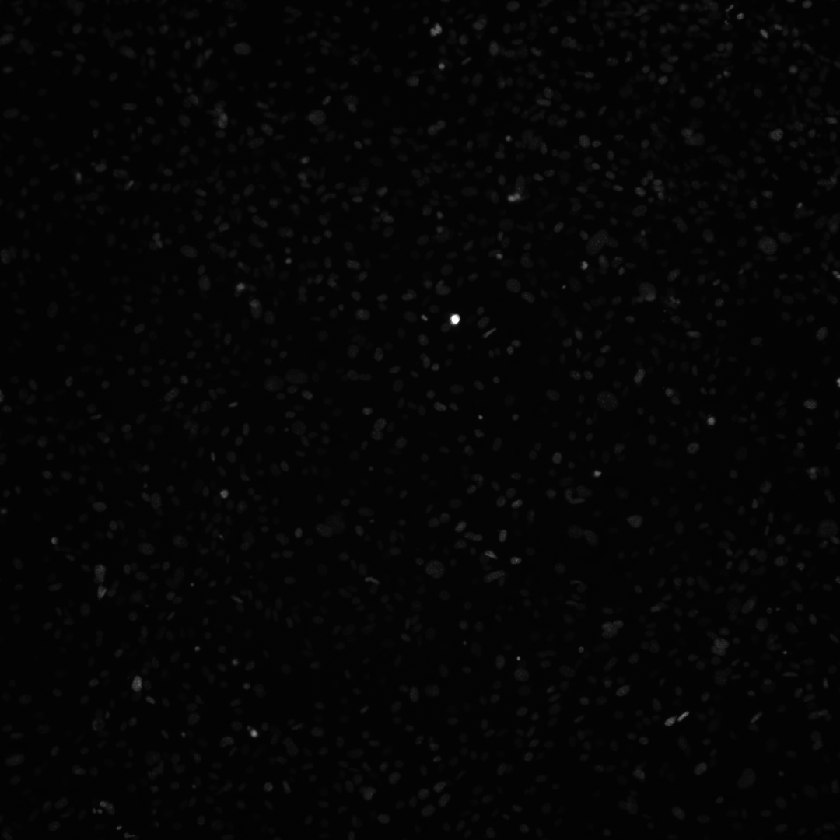
#> input picture data/mz/2_9_2_Cy5_605.tif, 840 x 840 px, shrunk from 1080 x 1080 before the run
$ python -i subdetect_utils.py   (imports and definitions only)   (Python 2 division)   (older library calls are emulated)
#> lines starting #> are read from the running program, lines starting #| are printed output that depends on the picture
import SimpleITK as sitk
import numpy as np
from scipy.ndimage import distance_transform_edt
from skimage.morphology import watershed as skiwatershed
from skimage.measure import label
from skimage.feature import peak_local_max
from skimage.morphology import disk
from skimage.morphology import closing
from skimage.measure import label as skim_label
from scipy.ndimage.filters import gaussian_filter
from scipy.signal import convolve2d
from skimage.measure import regionprops


# [137 lines left out: functions dilate_sitk, voronoi_expand, calc_mask_exclude_overlap, dilate_to_cytoring, dilate_to_cytoring_buffer, watershed_labels and 1 more, not called in this run]

def skilabel(bw, conn=2):
    '''original label might label any objects at top left as 1. To get around this pad it first.'''
    bw = np.pad(bw, pad_width=1, mode='constant', constant_values=False)
    label = skim_label(bw, connectivity=conn)
    label = label[1:-1, 1:-1]
    return label

def calc_high_pass_kernel(slen, SIGMA):
    """For Salmonella"""
    temp = np.zeros((slen, slen))
    temp[int(slen/2), int(slen/2)] = 1
    gf = gaussian_filter(temp, SIGMA)
    norm = np.ones((slen, slen))/(slen**2)
    return gf - norm

def calc_high_pass(img, slen, SIGMA):
    """For Salmonella"""
    kernel = calc_high_pass_kernel(slen, SIGMA)
    cc = convolve2d(img, kernel, mode='same')
    return cc

def label_high_pass(img, slen=3, SIGMA=0.5, THRES=50, CLOSE=3):
    """For Salmonella"""
    cc = calc_high_pass(img, slen, SIGMA)
    cc[cc < 0] = 0
    la = skilabel(cc > THRES, conn=1)
    la = closing(la, disk(CLOSE))
    return la


# [120 lines left out: functions label_nearest, label_nearest_or_within, judge_bad, repair_sal, not called in this run]

>>> import cv2
>>> picture = cv2.imread('../../data/mz/2_9_2_Cy5_605.tif', cv2.IMREAD_GRAYSCALE)
#> picture is the input picture: shape (840, 840); min 1, max 255, mean 5.2
>>> result = label_high_pass(picture)
#> in calc_high_pass, `cc = convolve2d(img, kernel, mode='same')`:
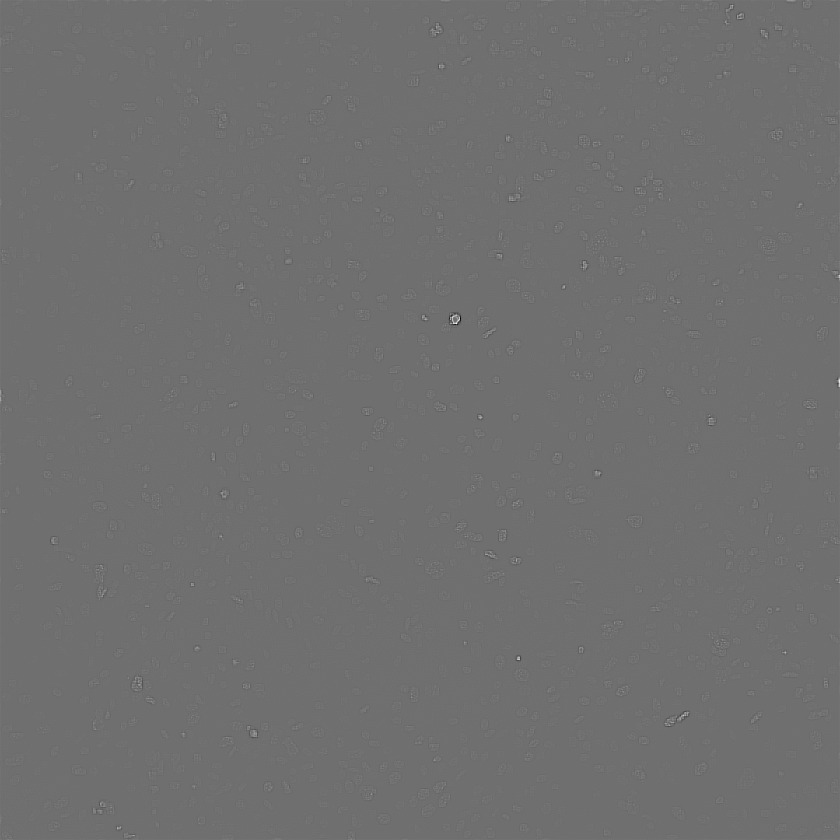
#> cc: shape (840, 840) float64; min -28.74, max 36.76, mean 0; drawn with min black and max white
#> in skilabel, `bw = np.pad(bw, pad_width=1, mode='constant', constant_values=False)`: bw: shape (842, 842) bool; every value is 0
#> in skilabel, `label = skim_label(bw, connectivity=conn)`: label: shape (842, 842) int32; every value is 0
#> in skilabel, `label = label[1:-1, 1:-1]`: label: shape (840, 840) int32; every value is 0
